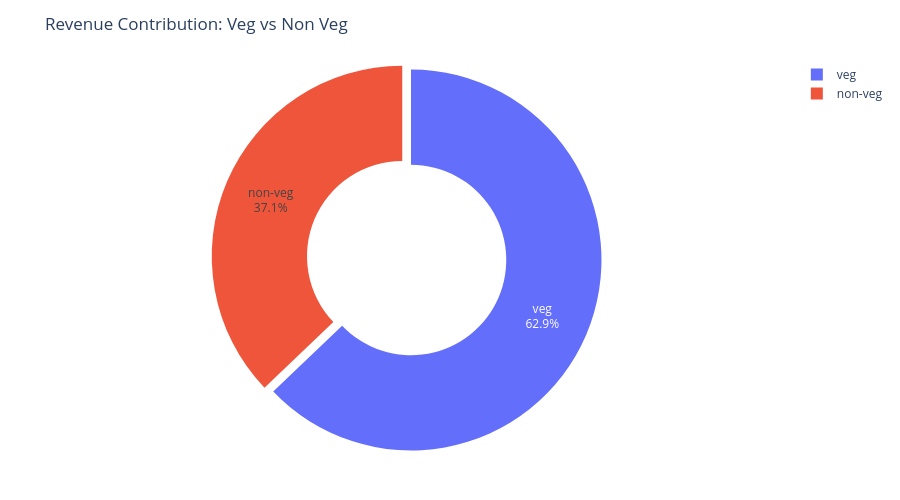

The notebook cell saved with this chart:
### Code cell
fig = px.pie(
    food_revenue,
    values = ("Price (INR)"),
    names = ("Food Category"),
    hole = 0.5,
    title = "Revenue Contribution: Veg vs Non Veg",
)

fig.update_traces(
    textinfo = "percent+label",
    pull = [0.05,0]
)

fig.update_layout(
    height=500,
    margin=dict(t=60,b=40,l=40,r=40)
)

fig.show()

### Figure 1 — Plotly figure (JSON) as saved in the notebook; plotly's stock layout.template omitted (floating-point values rounded to 4 significant figures)
{"data": [{"domain": {"x": [0, 1], "y": [0, 1]}, "hole": 0.5, "hovertemplate": "Food Category=%{label}<br>Price (INR)=%{value}<extra></extra>", "labels": ["non-veg", "veg"], "legendgroup": "", "name": "", "pull": [0.05, 0], "showlegend": true, "textinfo": "percent+label", "type": "pie", "values": [19680000.0, 33330000.0]}], "layout": {"height": 500, "legend": {"tracegroupgap": 0}, "margin": {"b": 40, "l": 40, "r": 40, "t": 60}, "title": {"text": "Revenue Contribution: Veg vs Non Veg"}}}
